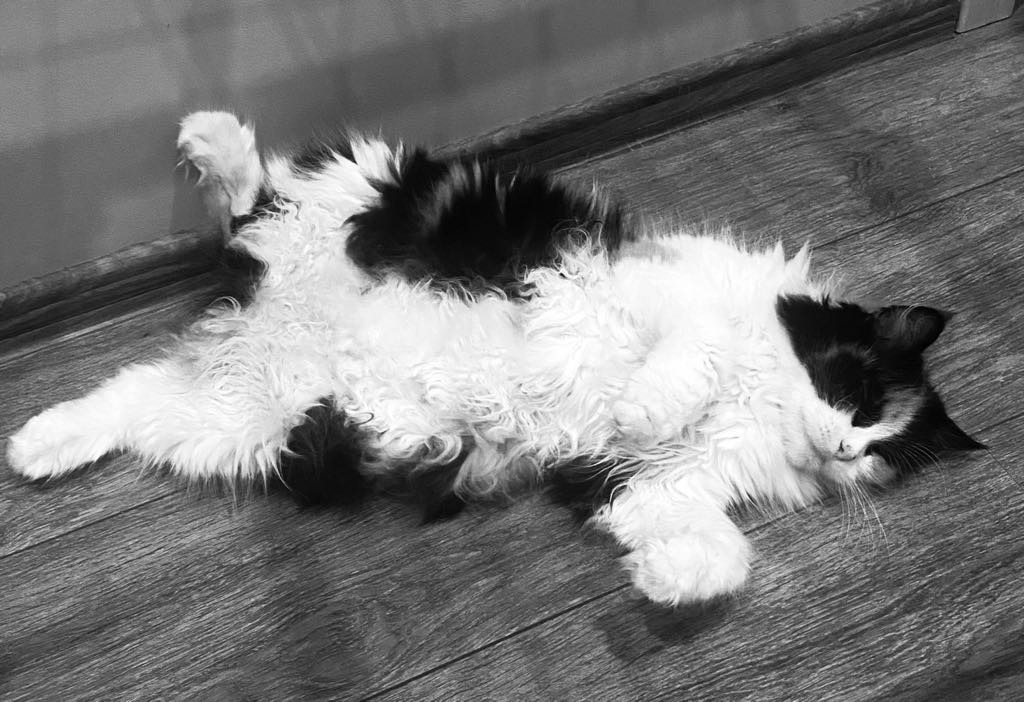
#> input picture koty/kot_1.jpeg, 1024 x 702 px
$ python wykres.py
#> lines starting #> are read from the running program, lines starting #| are printed output that depends on the picture
import matplotlib.pyplot as plt
import numpy as np
from PIL import Image

def main():
    # Przykładowa macierz A
    A = np.array([
        [0, 0, 1, 1, 1, 1, 1, 1, 0, 0],
        [0, 1, 0, 0, 0, 0, 0, 0, 1, 0],
        [0, 1, 0, 0, 0, 0, 0, 0, 1, 0],
        [1, 0, 0, 1, 0, 0, 1, 0, 0, 1],
        [1, 0, 0, 0, 0, 0, 0, 0, 0, 1],
        [1, 0, 0, 1, 0, 0, 1, 0, 0, 1],
        [0, 1, 0, 0, 1, 1, 0, 0, 1, 0],
        [0, 1, 0, 0, 0, 0, 0, 0, 1, 0],
        [0, 0, 1, 1, 1, 1, 1, 1, 0, 0],
        [0, 0, 0, 1, 1, 1, 1, 0, 0, 0],
        [0, 0, 0, 1, 1, 1, 1, 0, 0, 0]
    ])

    image_path = 'koty/kot_1.jpeg'
    image = Image.open(image_path)
#> image is the input picture: PIL image 1024x702 RGB; min 0, max 255, mean 119.7
    image_gray = image.convert('L')
    image_matrix = np.array(image_gray)

    U, s, Vt = np.linalg.svd(image_matrix)
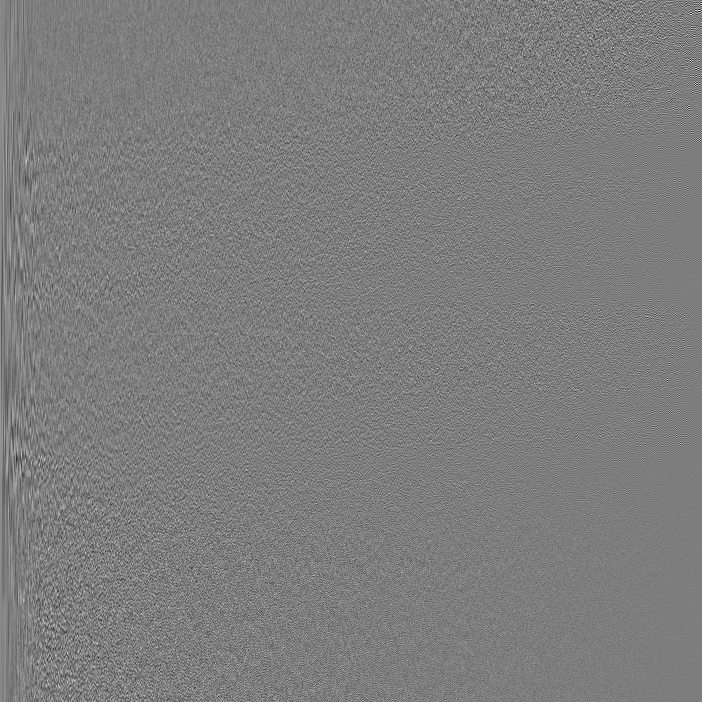
#> U: shape (702, 702) float64; min -0.302, max 0.31, mean 8.48e-05; drawn with min black and max white
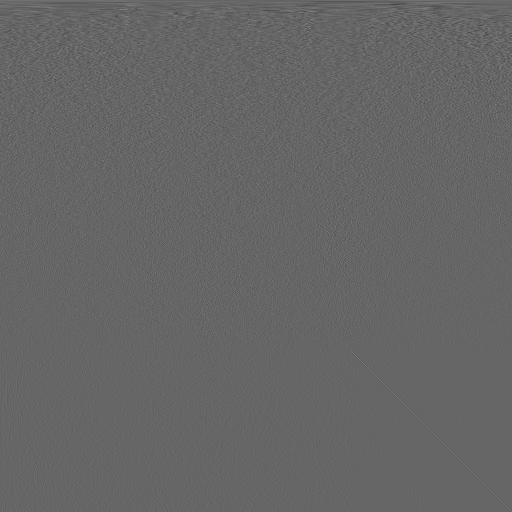
#> Vt: shape (1024, 1024) float64 (shown at 1/2 size); min -0.327, max 0.49, mean 4.32e-05; drawn with min black and max white
#> s = 702 values, max 107551 at index 0, min 4.41 at index 701, mean 684.1

    plt.figure(1)
    plt.plot(s, marker='o', linestyle='-',
             color='b')
    plt.yscale('log')
    plt.title('Wartości osobliwe')
    plt.xlabel('Indeksy wartości osobliwych')
    plt.ylabel('Wartości')
    plt.show()
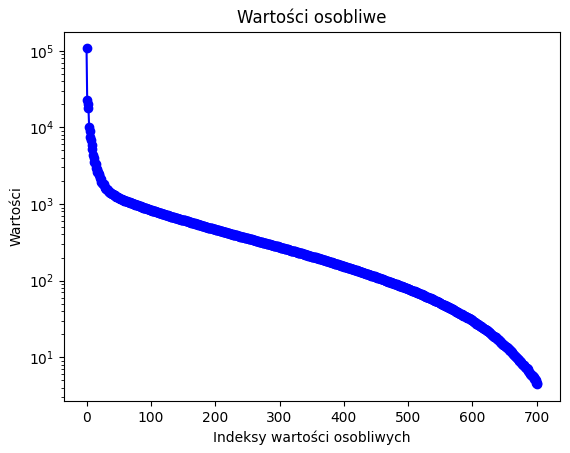
#> figure drawn by matplotlib, 1 panel; curve peaks at x = 0, y = 107551

    cumulative_sum = np.cumsum(s) / np.sum(s)
#> cumulative_sum = 702 values from 0.224 to 1

    # Skalowanie do zakresu 0-100
    cumulative_sum_scaled = cumulative_sum * 100
#> cumulative_sum_scaled = 702 values from 22.4 to 100

    # Wykres skumulowanych wartości osobliwych
    plt.figure(2)
    plt.plot(range(1, len(cumulative_sum_scaled) + 1), cumulative_sum_scaled, marker='o', linestyle='-', color='r')
    plt.title('Skumulowane wartości osobliwe')
    plt.xlabel('Liczba dodanych wartości osobliwych')
    plt.ylabel('Skumulowana suma (%)')
    plt.ylim(0, 110)
    plt.show()
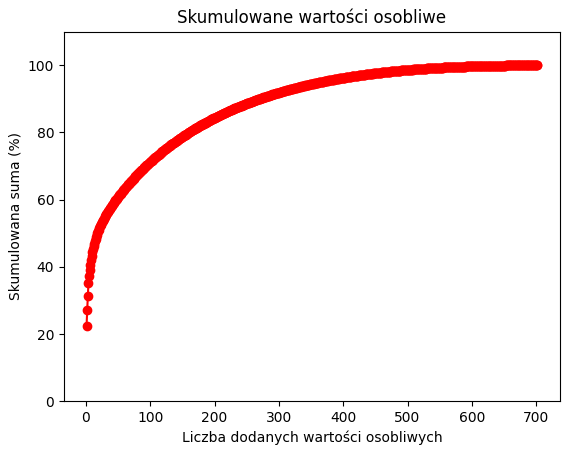
#> figure drawn by matplotlib, 1 panel; curve peaks at x = 702, y = 100

    # Wykresy 2 i 3
    # Przeprowadzenie rozkładu SVD
    U, s, Vt = np.linalg.svd(A)
    plt.figure(1)
    plt.plot(s, marker='o', linestyle='-',
             color='b')
    plt.title('Wartości osobliwe')
    plt.xlabel('Indeksy wartości osobliwych')
    plt.ylabel('Wartości')
    plt.show()
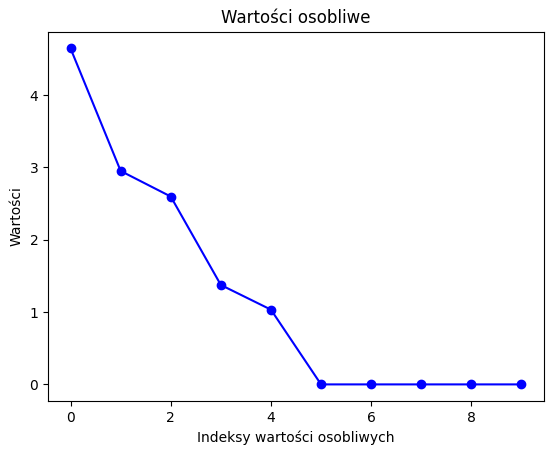
#> figure drawn by matplotlib, 1 panel; curve peaks at x = 0, y = 4.65
    plt.figure(2)
    plt.plot(range(1, len(cumulative_sum_scaled) + 1), cumulative_sum_scaled, marker='o', linestyle='-', color='r')
    plt.title('Skumulowane wartości osobliwe')
    plt.xlabel('Liczba dodanych wartości osobliwych')
    plt.ylabel('Skumulowana suma (%)')
    plt.ylim(0, 110)
    plt.show()


if __name__ == "__main__":
    main()

$ run again, with koty/kot_2.jpg copied over koty/kot_1.jpeg
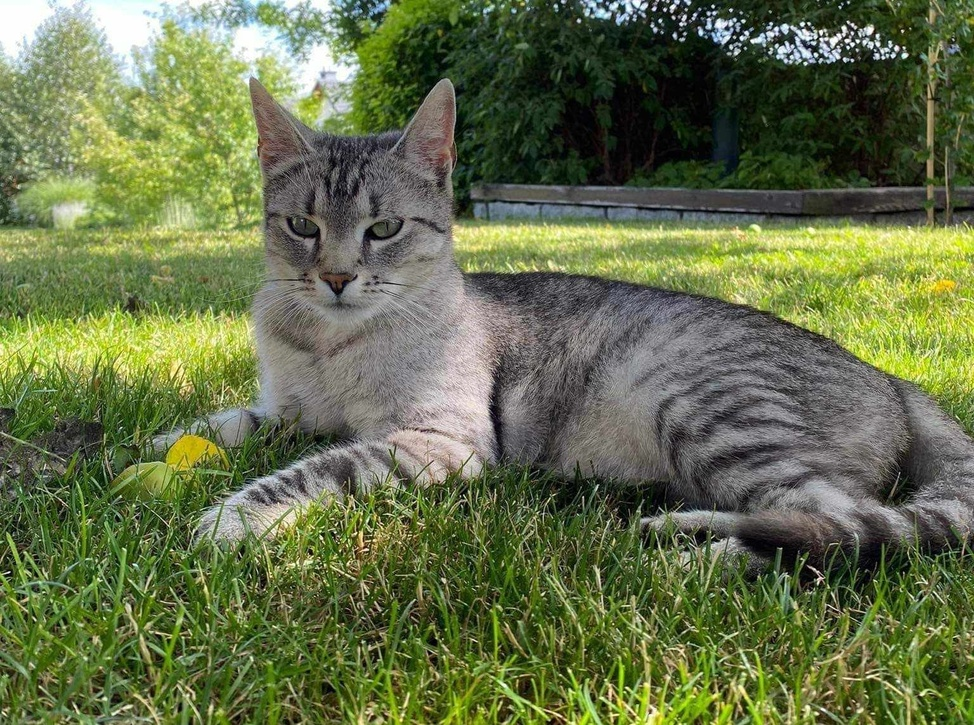
#> input picture koty/kot_2.jpg, 974 x 725 px, shrunk from 1536 x 1143 before the run
#> in main, image is the input picture: PIL image 974x725 RGB; mean R, G, B 101.6, 112.3, 74
#> in main, `U, s, Vt = np.linalg.svd(image_matrix)`:
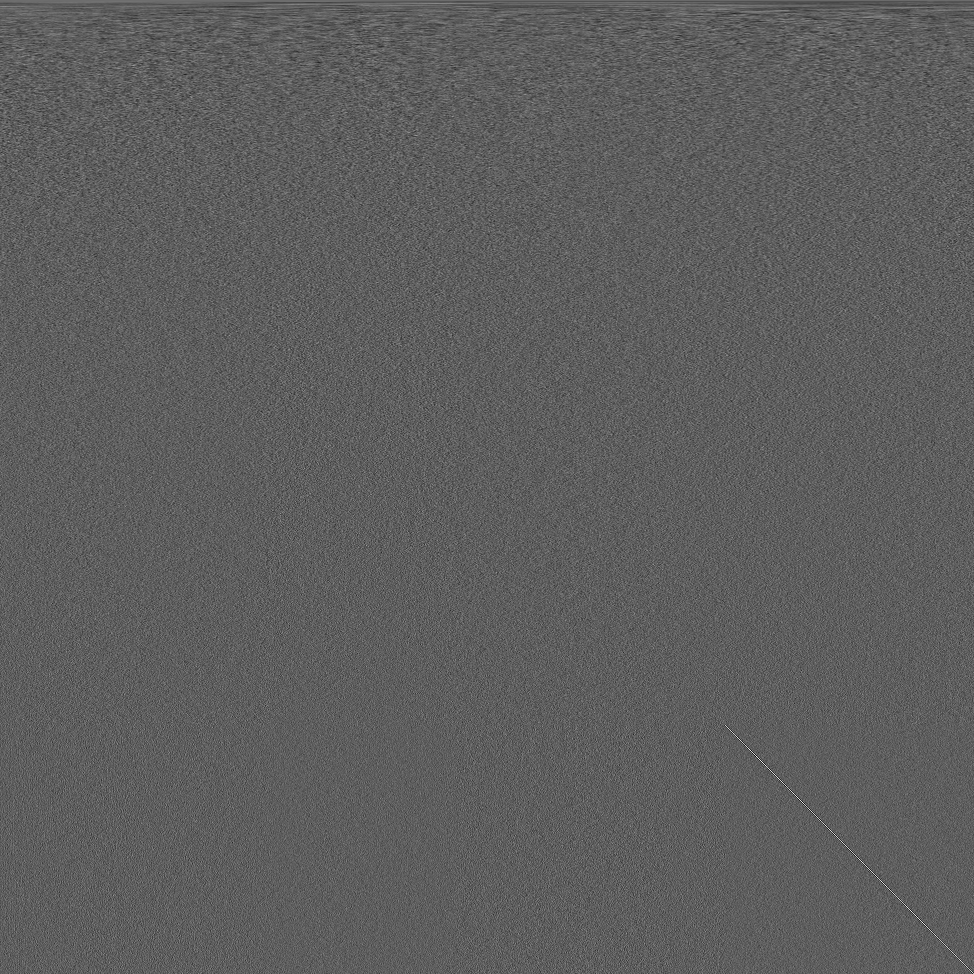
#> Vt: shape (974, 974) float64; min -0.229, max 0.389, mean 3.04e-05; drawn with min black and max white
#> s = 725 values, max 91301.8 at index 0, min 24.63 at index 724, mean 881.5
#> cumulative_sum = 725 values from 0.143 to 1
#> cumulative_sum_scaled = 725 values from 14.29 to 100
#> in main, `plt.show()`:
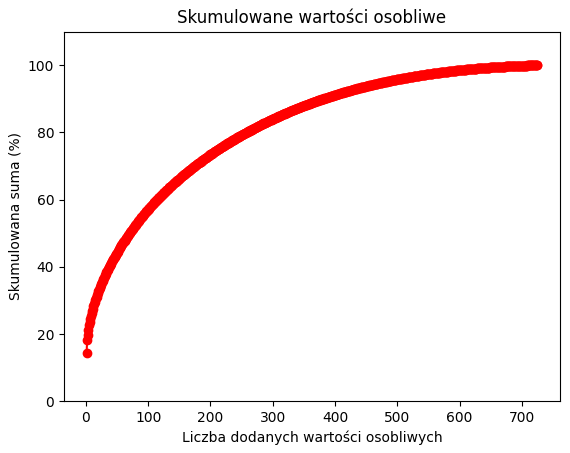
#> figure drawn by matplotlib, 1 panel; curve peaks at x = 725, y = 100

$ run again, with koty/kot_3.jpg copied over koty/kot_1.jpeg
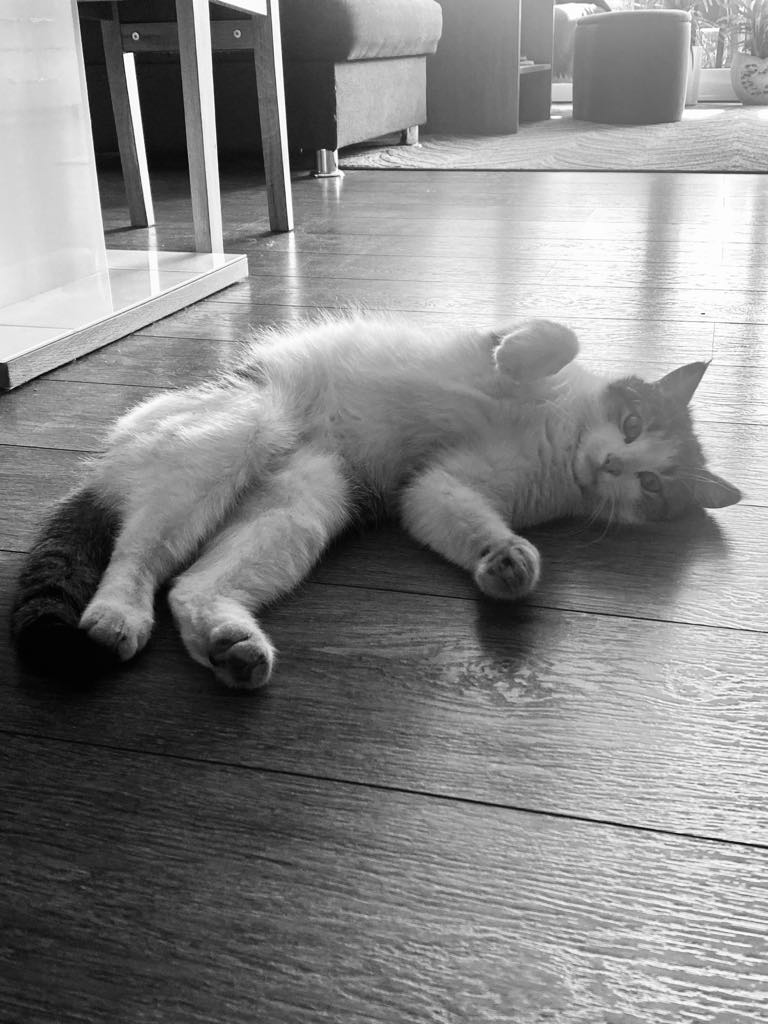
#> input picture koty/kot_3.jpg, 768 x 1024 px
#> in main, image is the input picture: PIL image 768x1024 RGB; min 0, max 255, mean 133.1
#> in main, `U, s, Vt = np.linalg.svd(image_matrix)`:
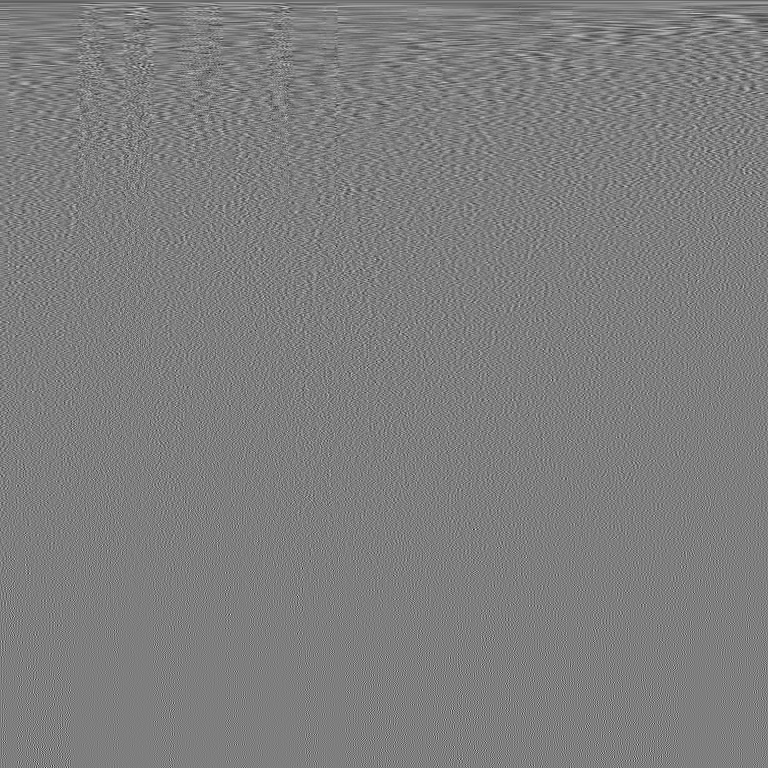
#> Vt: shape (768, 768) float64; min -0.248, max 0.251, mean -4.93e-05; drawn with min black and max white
#> s = 768 values, max 125263.7 at index 0, min 2.5 at index 767, mean 582
#> cumulative_sum = 768 values from 0.28 to 1
#> cumulative_sum_scaled = 768 values from 28.02 to 100
#> in main, `plt.show()`:
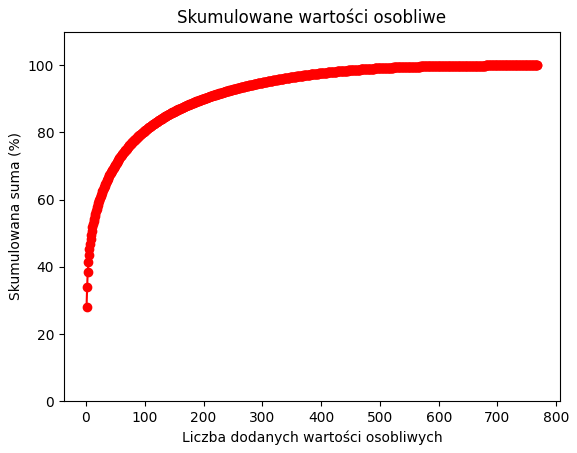
#> figure drawn by matplotlib, 1 panel; curve peaks at x = 768, y = 100

$ run again, with koty/kot_4.jpg copied over koty/kot_1.jpeg
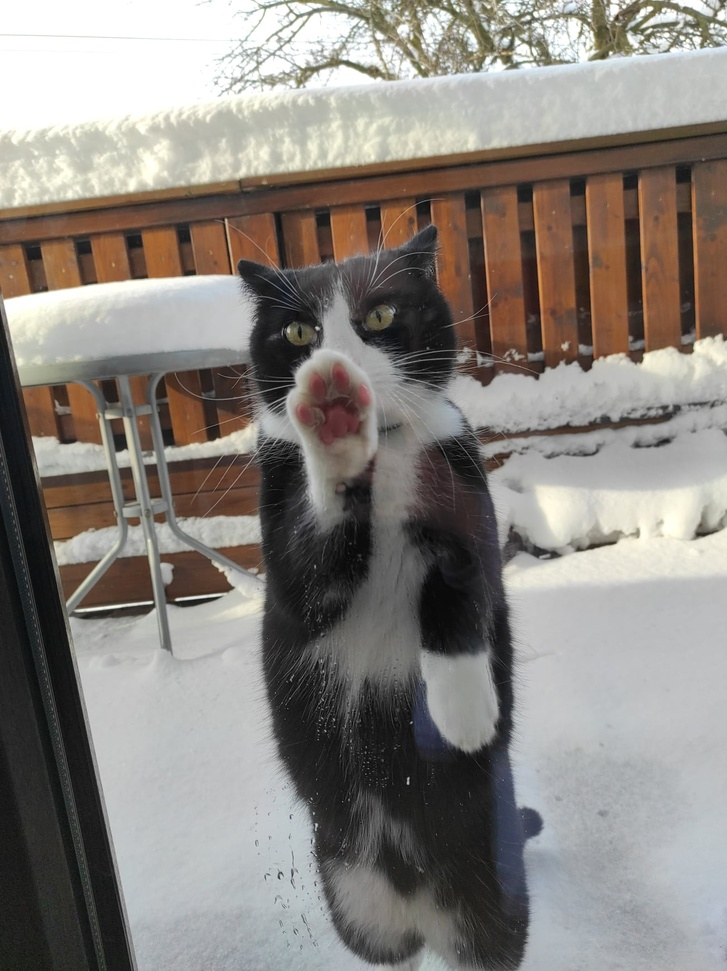
#> input picture koty/kot_4.jpg, 727 x 971 px, shrunk from 1302 x 1740 before the run
#> in main, image is the input picture: PIL image 727x971 RGB; mean R, G, B 137.2, 132, 126.6
#> in main, `U, s, Vt = np.linalg.svd(image_matrix)`:
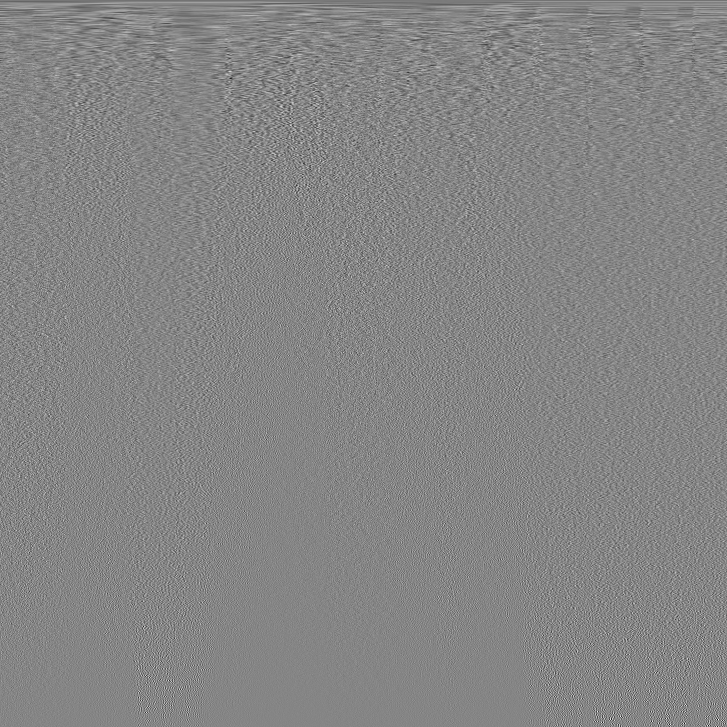
#> Vt: shape (727, 727) float64; min -0.318, max 0.289, mean -6.85e-05; drawn with min black and max white
#> s = 727 values, max 117646.8 at index 0, min 4.04 at index 726, mean 618.3
#> cumulative_sum = 727 values from 0.262 to 1
#> cumulative_sum_scaled = 727 values from 26.17 to 100
#> in main, `plt.show()`:
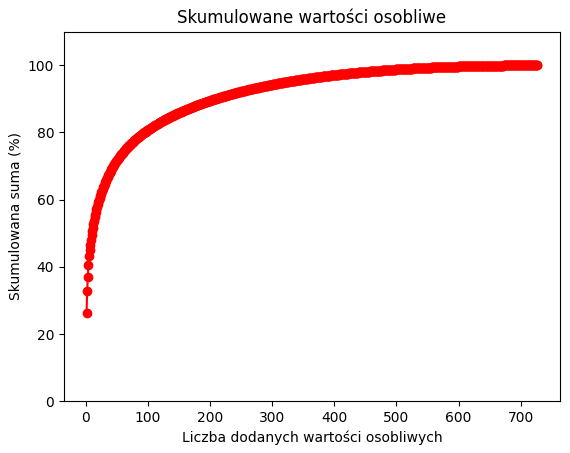
#> figure drawn by matplotlib, 1 panel; curve peaks at x = 727, y = 100
